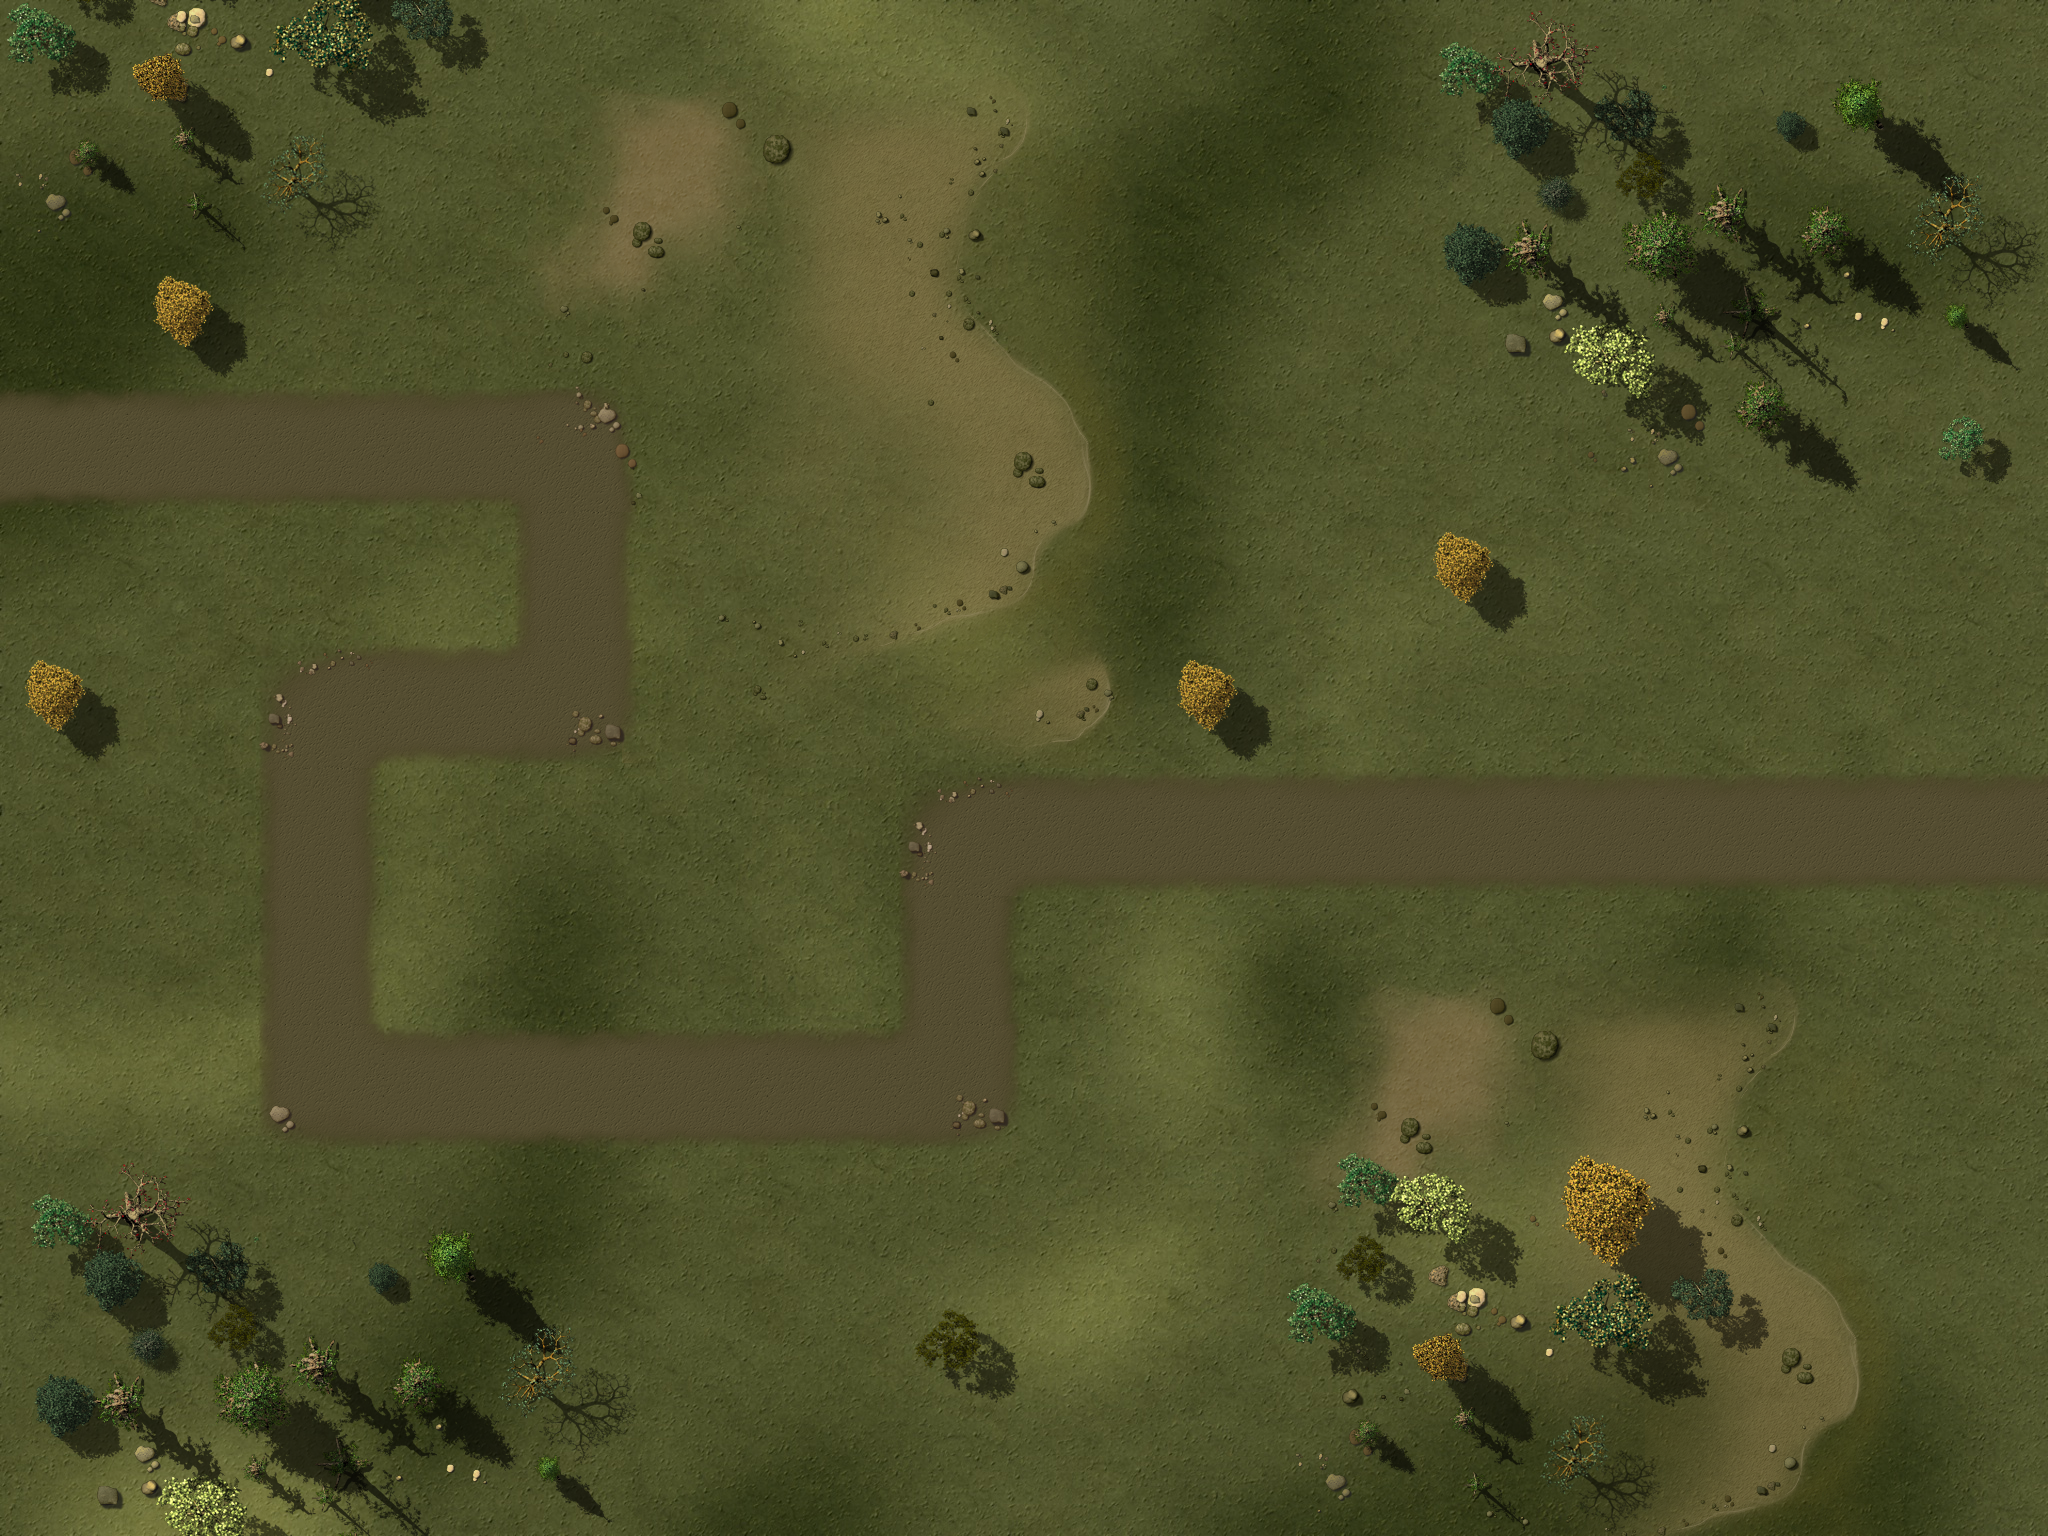

This game map was drawn from its Tiled (.tmx) file and the tilesets committed beside it. A one-line description and the trimmed map source follow:
An orthogonal 16x12 tile map with 128x128 px tiles, 4 tile layers (Ground, Objects1, Objects2, Path), 1 hidden layer not drawn, 3 tilesets and 40 objects.

<map version="1.0" orientation="orthogonal" width="16" height="12" tilewidth="128" tileheight="128">
 <properties>
<property name="wave01" value="1,1,1,2,4,4,1,1,1,4,1,2,3,2,1,3,4,4,1,1,2" />
<property name="wave02" value="10,10,10,10,10,2,10,1,1,4,2,4,1,10,10,10,10,10,10,4,2,1,1,1" />
<property name="wave03" value="1,1,10,3,4,1,10,10,10,10,10,2,10,10,1,1,4,2,4,1,1,1,1,1,4,2,10,10,10,10" />
<property name="wave04" value="1,1,1,1,4,1,1,1,1,4,1,1,1,4,1,1,1,2,1,1,3,10,10,10" />
<property name="wave05" value="2,2,10,10,10,4,4,4,1,1,1,10,10,3,10,10,10,10,10,10,2,10,10,2,2,10,10,10,2,2,10,10" />
<property name="wave06" value="4,4,2,10,10,10,5,5,5,8,5,3,10,10,4,4,2,10,3,10,2,5,5,1" />
<property name="wave07" value="1,5,5,5,10,10,10,2,4,2,4,5,3,5,3,10,10,10,5,5,5,2,2,4,4,2,10,10,10,10" />
<property name="wave08" value="1,5,5,5,2,5,5,6,4,2,5,5,5,5,5,4,4,5,5,5,2,5,5,4,4,5,4,3,3" />
<property name="wave09" value="4,4,4,2,3,4,6,4,2,5,3,5,5,5,5,10,10,10,10,8,10,10,10,5,4,5,5,6,5,5,5,4,5,4,4,5,5,5,2,5,5,1" />
<property name="wave10" value="2,10,10,10,10,10,10,4,5,4,4,10,10,10,10,5,5,5,5,5,5,5,5,5,6,5,5,5,5,4,2,2,10,10,10,4,5,4,2,5,5,5,5,10,10,103" />
<property name="wave11" value="1,5,5,5,3,5,5,5,5,5,5,5,5,5,5,5,4,4,4,2,2,5,5,5,5,2,3,5,5,5,3,3,5,5,5,5,5,2,1" />
<property name="wave12" value="5,5,5,5,5,5,10,3,3,10,10,10,10,5,10,10,10,3,5,5,5,10,10,10,10,5,5,5,5,5,10,10,6,6,5,5,5,5,10,10,5,2,1" />
<property name="wave13" value="3,10,10,10,5,6,5,6,5,5,6,2,5,5,5,5,5,10,10,10,10,5,5,5,5,5,5,5,10,10,10,3" />
<property name="wave14" value="5,5,5,5,5,5,5,6,2,2,5,5,7,7,7,7,7,7,7,8,5,5,5,2,9,2,4,4,4,5,5,5,5,5,2,5,2,9,5,5,5,1" />
<property name="wave15" value="1,4,4,5,5,9,5,5,5,5,4,5,4,5,4,4,5,4,5,2,6,5,5,5,6,5,10,6,5,5,5,5,5,5,5,5,1" />
<property name="wave16" value="10,10,8,10,10,10,6,10,10,10,10,10,10,10,10,10,6,6,6,5,1,6,10,10,4,4,10,10,10,10,8,10,6,10,10,10,8,10,10,10,10" />
<property name="wave17" value="10,10,10,10,5,10,5,8,5,1,8,8,10,5,6,10,10,5,1,5,1,10,4,4,4,10,10,10,5,1,5,10" />
<property name="wave18" value="1,5,5,5,5,1,5,5,7,7,7,7,5,1,6,5,1,5,5,5,4,4,4,9,2,5,2,5,1,5,5" />
<property name="wave19" value="7,7,6,7,7,2,10,10,8,10,10,9,7,7,2,10,10,10,5,5,5,5,9,3,9,9,9,9" />
<property name="wave20" value="3,8,5,1,5,5,7,7,103,7,7,7,7,7,7,5,5,6,5,1,6,5,1,6,5,6,5,9,5,1,5,1,5,5,5,7,103" />
<property name="wave21" value="6,10,10,10,10,10,2,10,10,2,10,6,6,10,10,2,10,10,6,10,10,10,8,5,8" />
<property name="wave22" value="1,2,5,1,5,2,6,6,9,3,10,10,2,10,10,5,1,2,2,5,1,5,5,5,6,6,6,5,1,5,8,10,10,10,10,2,2,5,1" />
<property name="wave23" value="5,5,6,6,5,1,5,1,5,1,2,2,7,7,7,7,8,5,1,6,6,5,1,5,10,10,10,10,4,5,2" />
<property name="wave24" value="11,11,11,9,3,11,11,6,11,11,9,3,9,9,6,5,5,5,6,5,1,2,2,5,1,8" />
<property name="wave25" value="2,2,5,6,5,1,4,4,4,5,5,5,9,9,9,9,9,5,1,5,5,5,9,6,6,5,1,5,1,5,8,5,1,5,5,8,2,2,5,1,3" />
<property name="wave26" value="11,11,11,9,3,11,11,6,11,11,9,3,11,11,11,9,8,11,11,6,6,4,4,4,5,5,8,5,5,5,5,10,10,10,10,10" />
<property name="wave27" value="3,9,5,5,5,5,7,7,4,4,9,5,5,5,5,5,5,8,5,9,5,5,5,5,5,5,5,5,5,5,8,8,5,5,6,6,5,7,7,5,7,8" />
<property name="wave28" value="6,11,11,11,11,6,11,11,11,11,6,9,9,5,5,9,9,5,5,5,5,9,3,9,5,5,6,4,4,5,4,5,5,5,9,5,5,5,6,5,5,5,8" />
<property name="wave29" value="10,10,10,10,5,10,5,10,5,10,6,10,5,5,5,5,8,6,10,10,5,5,5,10,8,8,8,5,5,5,5,11,11,11,11,6,6,5,7,7,2" />
<property name="wave30" value="1,5,5,5,10,8,10,5,10,8,10,5,5,5,5,5,11,11,11,6,5,4,6,4,4,5,5,5,7,7,9,3,9,5,5,5,5,6,10,10,10,102" />
<property name="wave31" value="1,5,5,5,7,9,4,5,4,5,6,5,5,5,8,9,9,9,5,5,6,5,5,5,7,8,6,6,8,5,5,8,4,4,7,7,9,3,9,3,6" />
<property name="wave32" value="8,11,11,10,6,10,10,10,6,7,11,11,11,6,10,10,8,10,9,9,7,5,7,5,7,3" />
<property name="wave33" value="3,9,7,7,5,5,5,5,5,5,5,5,5,7,9,3,5,5,5,5,6,5,5,9,9,9,6,8,6,5,5,9,9,9,6,8" />
<property name="wave34" value="6,6,9,9,9,11,11,5,11,11,11,9,9,9,7,5,5,5,5,5,6,4,4,5,5,9,6,5,5,6,8,9,3,6" />
<property name="wave35" value="8,9,7,4,5,4,5,5,5,7,4,5,4,8,5,5,5,7,8,5,5,5,6,8,5,5,5,6,7,7,5,5,5,11,6,11,11" />
<property name="wave36" value="6,6,9,9,9,11,11,11,8,11,11,9,9,9,7,5,5,5,5,5,5,4,4,5,5,8,5,7,8,4,5,8,11,5,5,5,4,4" />
<property name="wave37" value="8,9,7,4,5,4,5,5,5,7,4,5,4,8,5,5,5,7,7,7,5,5,6,5,5,9,9,8,6,8,5,11,11,11,11" />
<property name="wave38" value="10,10,10,10,10,10,8,9,9,9,5,5,6,10,10,10,10,10,10,6,10,10,8,10,10,10,10,10,10,6,10,10,8,10,10,10,10,10,5,5,5,5,10,8,8,10,8,10" />
<property name="wave39" value="10,10,10,5,10,8,10,5,10,6,10,8,10,5,9,9,9,9,8,10,5,10,10,5,10,10,10,10,5,8,10,10,10,7,10,10,7,10,10,2" />
<property name="wave40" value="6,10,10,6,10,102,9,10,10,10,10,10,9,9,10,9,10,10,10,10,10,7,10,10,8,10,7,10,5,8,5,5,103,103" />
 </properties>
 <tileset firstgid="1" name="ground" tilewidth="128" tileheight="128">
  <image source="tilesWorld1.png" width="2048" height="2048" />
 </tileset>
 <tileset firstgid="257" name="path" tilewidth="128" tileheight="128">
  <image source="path01.png" width="512" height="512" />
 </tileset>
 <tileset firstgid="273" name="ground" tilewidth="2048" tileheight="1536">
  <image source="ground5.jpg" width="2048" height="1536" />
 </tileset>
 <layer name="Ground" width="16" height="12">
  <data>[192 cells, 1 non-empty, 1 distinct tile ids]</data>
 </layer>
 <layer name="Objects1" width="16" height="12">
  <data>[192 cells, 56 non-empty, 31 distinct tile ids]</data>
 </layer>
 <layer name="Objects2" width="16" height="12">
  <data>[192 cells, 57 non-empty, 32 distinct tile ids]</data>
 </layer>
 <objectgroup name="Objects3" width="16" height="12">
  <object gid="245" x="616" y="602" />
  <object gid="245" x="682" y="664" />
  <object gid="248" x="782" y="520" />
  <object gid="248" x="512" y="1024" />
  <object gid="243" x="640" y="1024" />
  <object gid="225" x="768" y="1024" />
  <object gid="228" x="712" y="1062" />
  <object gid="247" x="572" y="962" />
  <object gid="234" x="362" y="862" />
  <object gid="234" x="1174" y="1148" />
  <object gid="234" x="1148" y="480" />
  <object gid="234" x="1324" y="268" />
  <object gid="234" x="98" y="640" />
  <object gid="233" x="1024" y="1152" />
  <object gid="233" x="1280" y="1024" />
  <object gid="227" x="988" y="1194" />
  <object gid="227" x="1202" y="712" />
  <object gid="227" x="36" y="898" />
  <object gid="225" x="384" y="640" />
  <object gid="234" x="342" y="666" />
  <object gid="227" x="340" y="592" />
 </objectgroup>
 <layer name="Path" width="16" height="12">
  <data>[192 cells, 27 non-empty, 6 distinct tile ids]</data>
 </layer>
 <objectgroup name="Locked" width="16" height="12">
  <object x="2432" y="256" />
  <object x="0" y="0" width="2048" height="256" />
  <object x="0" y="1280" width="2048" height="256" />
  <object x="0" y="256" width="128" height="1024" />
  <object x="1920" y="256" width="128" height="1024" />
  <object x="1280" y="1152" width="384" height="128" />
  <object x="128" y="1152" width="128" height="128" />
  <object x="128" y="256" width="128" height="128" />
  <object x="1408" y="256" width="512" height="128" />
  <object x="1664" y="384" width="256" height="128" />
  <object x="1408" y="512" width="128" height="128" />
  <object x="1152" y="640" width="128" height="128" />
  <object x="640" y="512" width="128" height="128" />
  <object x="768" y="384" width="128" height="128" />
  <object x="512" y="896" width="384" height="128" />
  <object x="1024" y="1024" width="128" height="128" />
  <object x="1280" y="896" width="128" height="128" />
  <object x="384" y="512" width="128" height="128" />
 </objectgroup>
 <objectgroup name="Waypoints" width="16" height="12">
  <object x="0" y="512">
   <polyline points="-138,-59 574,-64 572,191 317,195 315,580 956,577 958,325 2236,326" />
  </object>
 </objectgroup>
 <layer name="blendAdd" width="16" height="12" visible="0">
  <data>[192 cells, 0 non-empty, 0 distinct tile ids]</data>
 </layer>
</map>
